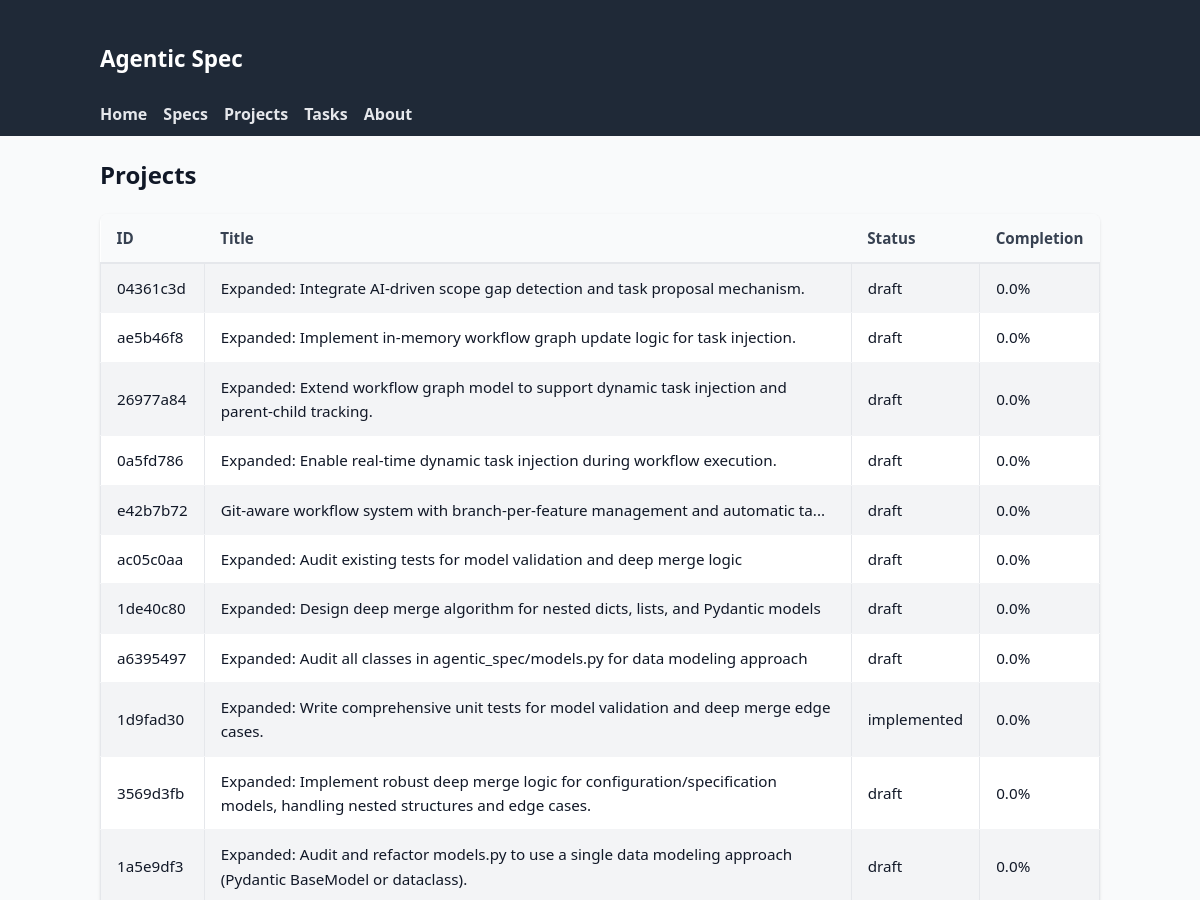
Page /projects (upper part) on the earlier database version.
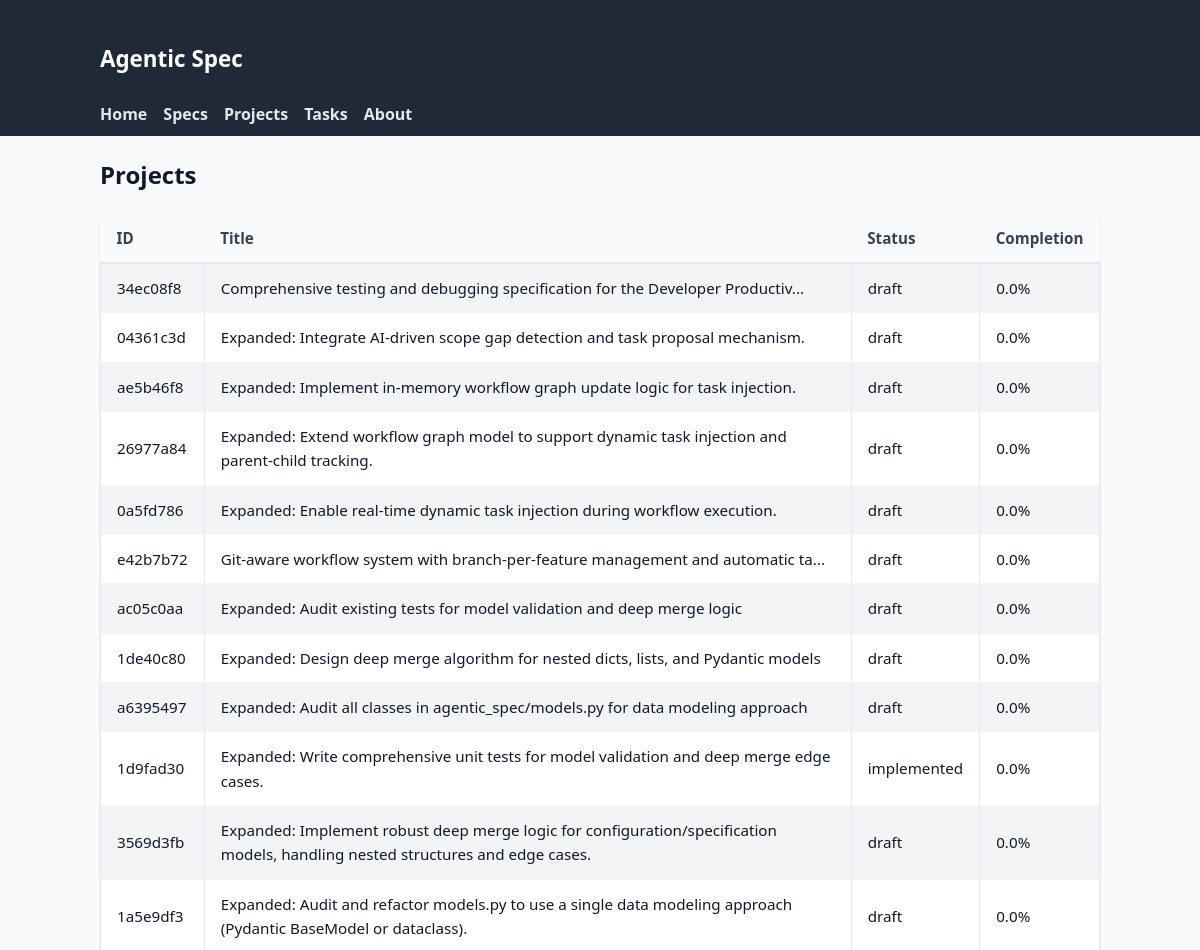
Same page on the later database version.
### tables this page shows
CREATE TABLE specifications (
                id TEXT PRIMARY KEY,
                title TEXT NOT NULL,
                inherits TEXT DEFAULT '[]',
                created TIMESTAMP NOT NULL,
                updated TIMESTAMP NOT NULL,
                version TEXT NOT NULL,
                status TEXT NOT NULL,
                parent_spec_id TEXT,
                child_spec_ids TEXT DEFAULT '[]',
                context TEXT NOT NULL,
                requirements TEXT NOT NULL,
                review_notes TEXT DEFAULT '[]',
                context_parameters TEXT,
                -- Enhanced tracking fields
                workflow_status TEXT DEFAULT 'created',
                is_completed BOOLEAN DEFAULT FALSE,
                completed_at TIMESTAMP,
                last_accessed TIMESTAMP,
                completion_percentage REAL DEFAULT 0.0,
                priority INTEGER DEFAULT 5,
                -- Lifecycle timestamps
                reviewed_at TIMESTAMP,
                approved_at TIMESTAMP,
                implemented_at TIMESTAMP,
                -- Metadata tracking
                created_by TEXT DEFAULT 'system',
                last_updated_by TEXT DEFAULT 'system',
                tags TEXT DEFAULT '[]'
            );

### agentic_spec/web_ui.py (the view)
@app.get("/projects", response_class=HTMLResponse)
async def list_projects(request: Request):
    async with await get_db_manager() as manager:
        specs = await manager.backend.list_specifications()
        projects = []
        for spec in specs:
            projects.append(
                {
                    "id": spec.id,
                    "title": spec.title,
                    "status": spec.status.value,
                    "workflow_status": spec.workflow_status.value,
                    "created": spec.created,
                    "updated": spec.updated,
                    "completion_percentage": spec.completion_percentage,
                    "is_completed": spec.is_completed,
                    "priority": spec.priority,
                    "tags": spec.tags,
                }
            )
        ctx = base_context(request, title="Projects")
        ctx["projects"] = projects
        return templates.TemplateResponse("project_list.html", ctx)

### agentic_spec/web_templates/project_list.html
{% extends 'base.html' %}
{% block content %}
<h2>Projects</h2>
<table>
  <thead>
    <tr>
      <th>ID</th>
      <th>Title</th>
      <th>Status</th>
      <th>Completion</th>
    </tr>
  </thead>
  <tbody>
    {% for p in projects %}
    <tr>
      <td><a href="/specs/{{ p.id }}">{{ p.id }}</a></td>
      <td><a href="/specs/{{ p.id }}">{{ p.title }}</a></td>
      <td><a href="/specs/{{ p.id }}">{{ p.status }}</a></td>
      <td>{{ p.completion_percentage }}%</td>
    </tr>
    {% else %}
    <tr><td colspan="4">No projects available.</td></tr>
    {% endfor %}
  </tbody>
</table>
{% endblock %}

Differences in the rows shown:
added specifications: id "34ec08f8", title "Comprehensive testing and debugging specification for the Developer Productiv...", status "draft", completion_percentage "0.0"
